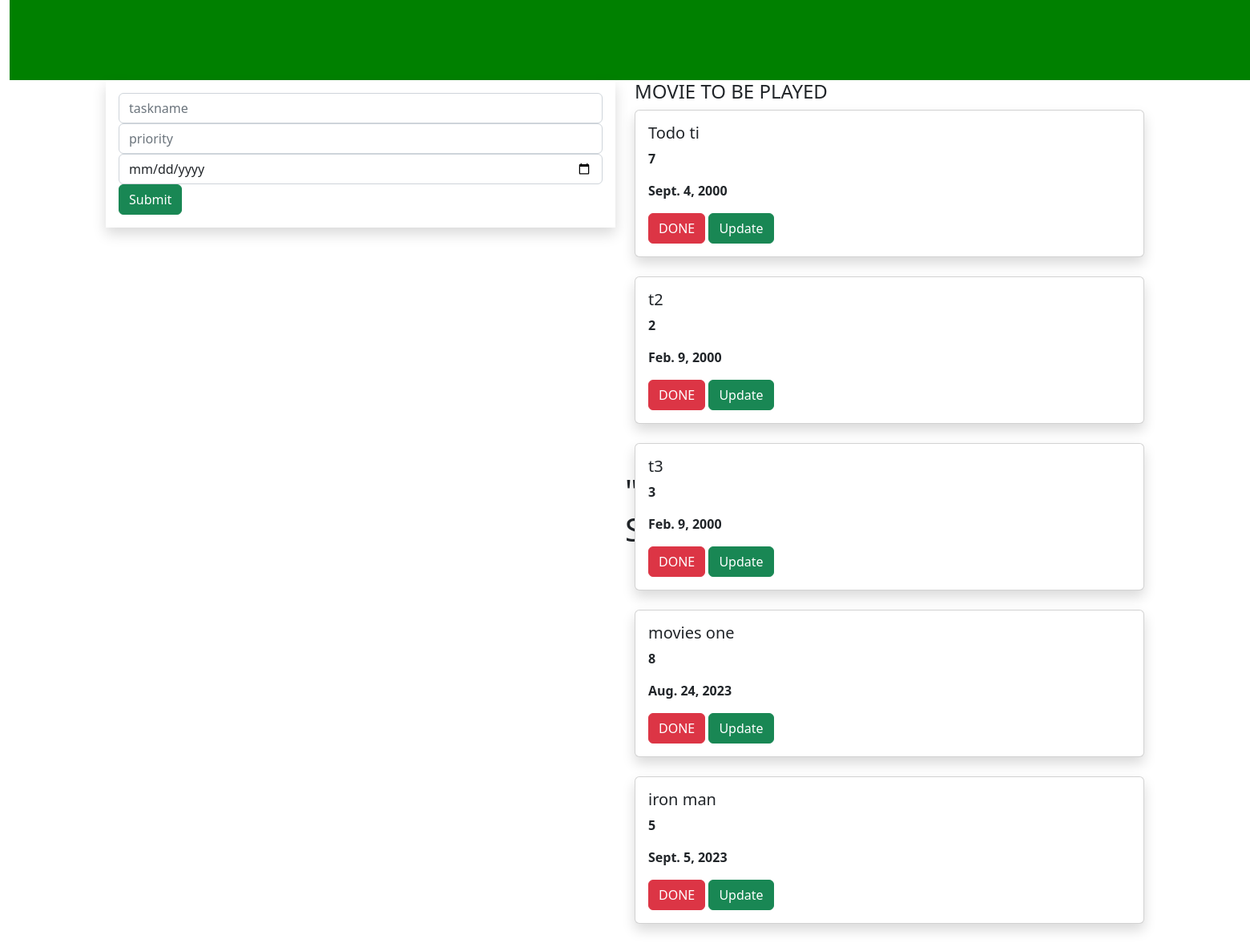
The page / on the database its author committed.
### toapp/models.py (models this page shows, shortened)
class Task(models.Model):
    name=models.CharField(max_length=250)
    priority=models.IntegerField()
    date=models.DateField()

### toapp/views.py (the view)
# urls.py: path('',views.demo,name='demo'),
def demo(request):
    task1 = Task.objects.all()
    if request.method=="POST":
        name=request.POST.get('task','')
        priority=request.POST.get('priority','')
        date=request.POST.get('date','')
        task=Task(name=name,priority=priority,date=date)
        task.save()
    return render(request,'home.html',{'task1':task1})

### templates/home.html (shortened to what this page needs)
{% extends 'base.html' %}
{% block content %}
<div class="container-fluid">
    <div class="col-md-12">
        <div class="banner"  style="background-color:green;width:3000px;height:100px;">
            <div class="banner-text" style="right:50%;position:absolute;transform:transform">
                <h1>"MOVIE SHOWS"  </h1>
            </div>
        </div>
    </div>
</div>
<div class="container">
    <div class="row">
        <div class="col-md-6">
        <form method="post" class="p-3 shadow">
            <div class="form-group">
    <input type="text" class="form-control" name="task" placeholder="taskname">
</div>
<div class="form-group">
    <input type="text" class="form-control" name="priority" placeholder="priority">
</div>
<div class="form-group">
    <input type="date" class="form-control" name="date" placeholder="date">
</div>
    <input type="submit" class="btn btn-success">
        </form>
</div>
<div class="col-md-6">
    <h4>MOVIE TO BE PLAYED</h4>
    {% for i in task1 %}
    <div class="shadow card">
        <div class="card-body">
            <h5 class="card-title">{{i.name}}</h5>
            <p><b>{{i.priority}}</b></p>
            <p><b>{{i.date}}</b></p>
            <a class="btn btn-danger" href="{% url 'delete' i.id %}">DONE</a>
                <a class="btn btn-success" href="{% url 'update' i.id %}">Update</a>
        </div>
    </div>
    <br>
    {% endfor %}
</div>
    </div>
</div>
{% endblock %}

### templates/base.html (shortened to what this page needs)
{% load static %}
<!DOCTYPE html>
<html lang="en">
<head>
    <link rel="stylesheet" href="https://cdn.jsdelivr.net/npm/bootstrap@5.2.3/dist/css/bootstrap.min.css">
    <link rel="stylesheet" href="{% static 'style.css' %}">
</head>
<body>
{% block content %}
{% endblock %}
</body>
</html>

### static/style.css (style rules this page uses)
.banner { background-color:darkslateblue; width:100px; height:200px; }
.banner-text { top:50%; left:50%; position:absolute; transform:transform }

### rows shown on the page
Task: name "Todo ti", priority "7", date "Sept. 4, 2000"
Task: name "t2", priority "2", date "Feb. 9, 2000"
Task: name "t3", priority "3", date "Feb. 9, 2000"
Task: name "movies one", priority "8", date "Aug. 24, 2023"
Task: name "iron man", priority "5", date "Sept. 5, 2023"
